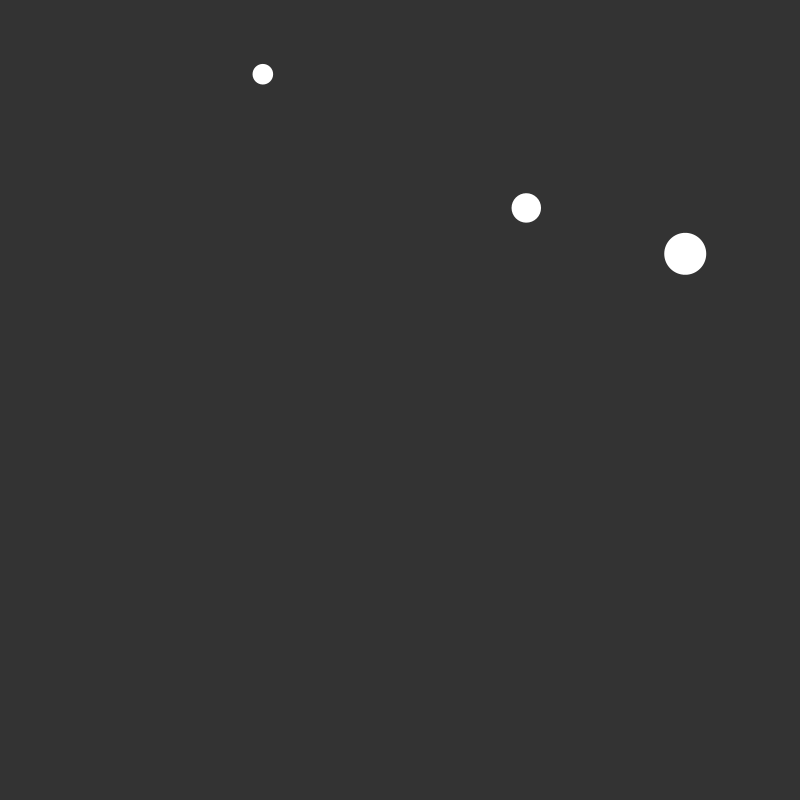
Frame 1 (no input)
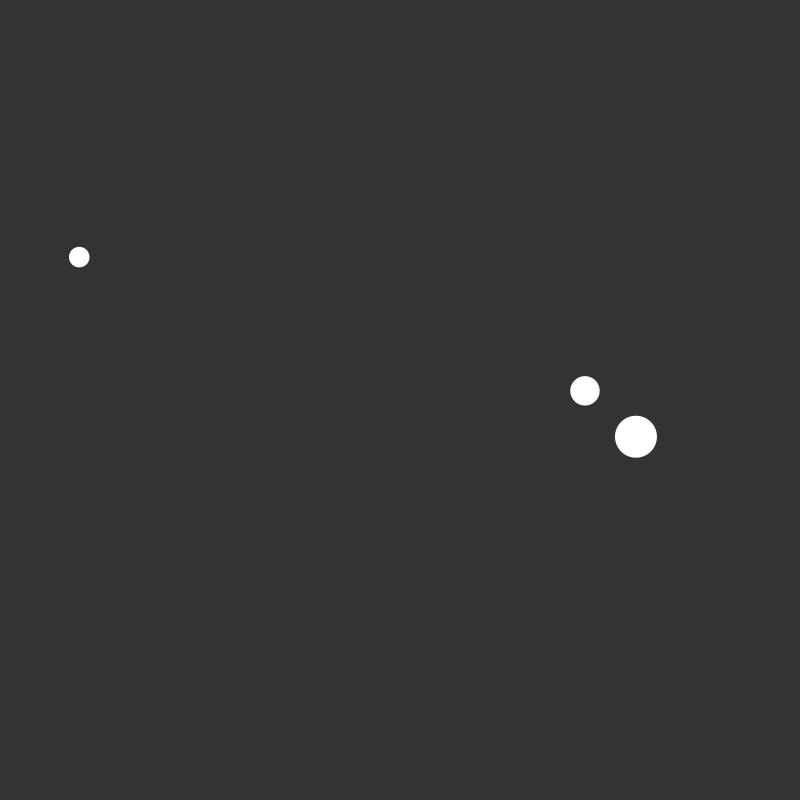
Frame 60 (the mouse pressed at the canvas centre just before this capture)
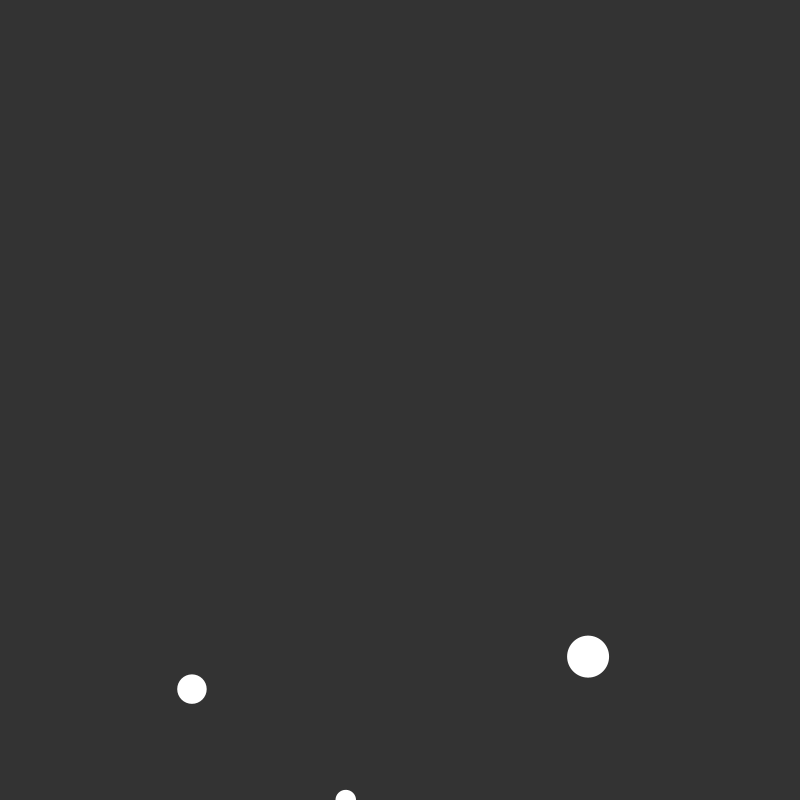
Frame 120 (the mouse held since frame 60 and released just before this capture)

The Processing sketch that drew these frames (run headless with seeded random() and noise(); from frame 60 on, the mouse is pressed at the canvas centre):

// Processing sketch: physics
// ── physics.pde
PVector gravity = new PVector(0, 0.1);
Object[] objects;

void setup() {
  size(800, 800);
  objects = new Object[3];
  for (int i = 0; i < objects.length; i++) {
    objects[i] = new Object();
  }
}

void draw() {
  background(51);
  for (Object o : objects) {
    for (Object x : objects) {
      if ( x != o) {
        o.checkCollision(x);
      }
    }
    o.update();
    o.render();
  }
}

// ── object.pde
class Object {

  PVector pos, vel, acc;
  float diameter, mass;

  Object() {
    pos = new PVector(random(width), random(height));
    vel = new PVector(random(-10, 10), 0);
    acc = new PVector(0, 0);
    diameter = random(20, 60);
    mass = 4 / 3 * PI * (diameter / 2) * (diameter / 2) * (diameter / 2) / 1000;
  }

  void render() {
    noStroke();
    fill(255);
    ellipseMode(CENTER);
    ellipse(pos.x, pos.y, diameter, diameter);
  }

  void update() {
    if (pos.y + diameter / 2 < height) {
      applyForce(gravity);
    }
    vel.add(acc);
    pos.add(vel);

    if (pos.y + diameter * 0.5 >= height && vel.y > 0) {
      vel.y *= -0.75;
      vel.x *= 0.85;
    }
    if (pos.y + diameter * 0.5 >= height && vel.y <= 0.1 && vel.y >= -0.1) {
      vel.y = 0;
      vel.x *= 0.85;
    }
    if ((pos.x - diameter / 2 <= 0 && vel.x < 0) || (pos.x + diameter / 2 > width && vel.x > 0)) {
      vel.x *= -0.75;
    }
  }

  void applyForce(PVector force) {
    acc.add(force);
    vel.add(acc);
    acc.mult(0);
  }

  void checkCollision(Object x) {
    float dist = pos.dist(x.pos);
    if (dist <= (x.diameter / 2) + (diameter / 2)) {
      vel = vel.mult((mass - x.mass)/(mass + x.mass)).add(x.vel.mult(2*x.mass/(mass + x.mass)));
    }
  }
}
